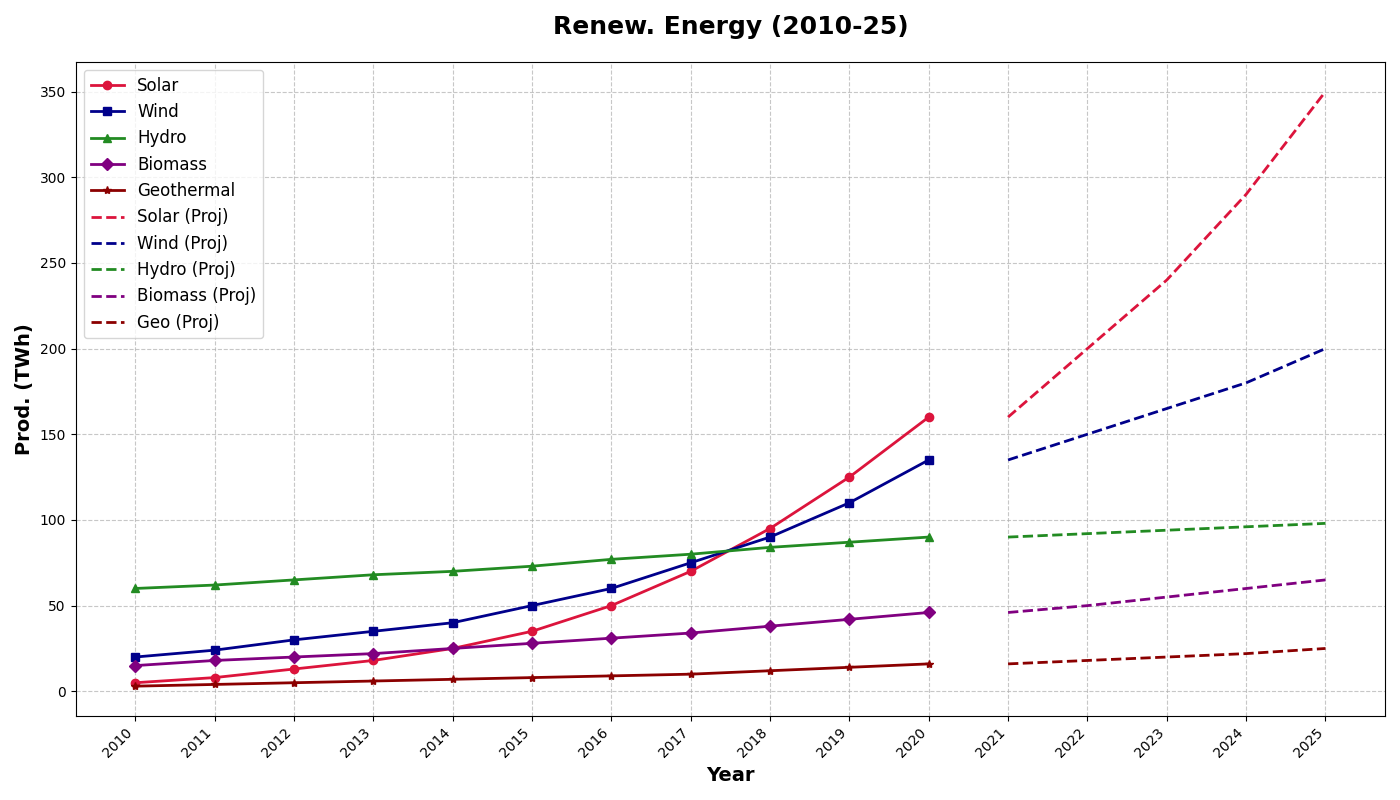

This figure's Python source:
import matplotlib.pyplot as plt
import numpy as np

years = np.arange(2010, 2021)
solar_energy = np.array([5, 8, 13, 18, 25, 35, 50, 70, 95, 125, 160])
wind_energy = np.array([20, 24, 30, 35, 40, 50, 60, 75, 90, 110, 135])
hydro_energy = np.array([60, 62, 65, 68, 70, 73, 77, 80, 84, 87, 90])
biomass_energy = np.array([15, 18, 20, 22, 25, 28, 31, 34, 38, 42, 46])
geothermal_energy = np.array([3, 4, 5, 6, 7, 8, 9, 10, 12, 14, 16])

solar_projection = np.array([160, 200, 240, 290, 350])
wind_projection = np.array([135, 150, 165, 180, 200])
hydro_projection = np.array([90, 92, 94, 96, 98])
biomass_projection = np.array([46, 50, 55, 60, 65])
geothermal_projection = np.array([16, 18, 20, 22, 25])

projection_years = np.arange(2021, 2026)

fig, ax = plt.subplots(figsize=(14, 8))

ax.plot(years, solar_energy, label='Solar', color='crimson', linewidth=2, marker='o')
ax.plot(years, wind_energy, label='Wind', color='darkblue', linewidth=2, marker='s')
ax.plot(years, hydro_energy, label='Hydro', color='forestgreen', linewidth=2, marker='^')
ax.plot(years, biomass_energy, label='Biomass', color='purple', linewidth=2, marker='D')
ax.plot(years, geothermal_energy, label='Geothermal', color='darkred', linewidth=2, marker='*')

ax.plot(projection_years, solar_projection, label='Solar (Proj)', color='crimson', linestyle='--', linewidth=2)
ax.plot(projection_years, wind_projection, label='Wind (Proj)', color='darkblue', linestyle='--', linewidth=2)
ax.plot(projection_years, hydro_projection, label='Hydro (Proj)', color='forestgreen', linestyle='--', linewidth=2)
ax.plot(projection_years, biomass_projection, label='Biomass (Proj)', color='purple', linestyle='--', linewidth=2)
ax.plot(projection_years, geothermal_projection, label='Geo (Proj)', color='darkred', linestyle='--', linewidth=2)

ax.set_title('Renew. Energy (2010-25)', fontsize=18, fontweight='bold', pad=20)
ax.set_xlabel('Year', fontsize=14, fontweight='bold')
ax.set_ylabel('Prod. (TWh)', fontsize=14, fontweight='bold')

ax.grid(True, linestyle='--', alpha=0.7)
ax.legend(loc='upper left', fontsize=12)

ax.set_xticks(np.concatenate((years, projection_years)))
ax.set_xticklabels([str(year) for year in np.concatenate((years, projection_years))], rotation=45, ha='right')

plt.tight_layout()
plt.show()
